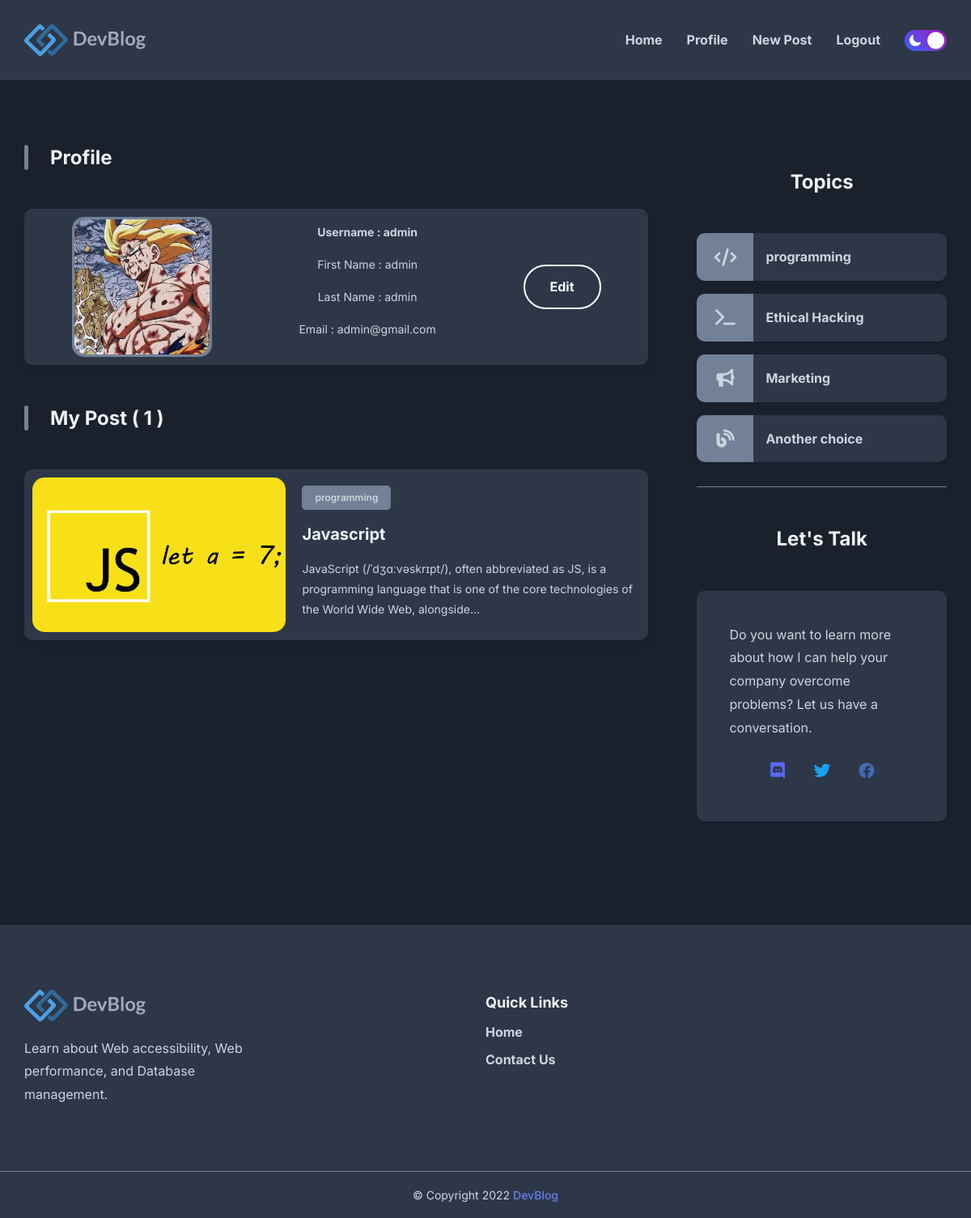
/profile/ (signed in), run on the app's committed database.
### user/models.py (models this page shows, shortened)
class Profile(models.Model):
    image = models.ImageField(default='default.jpg', upload_to='profile_pics')
    user = models.OneToOneField(User, on_delete=models.CASCADE)

### blog/models.py (models this page shows, shortened)
class Post(models.Model):
    title = models.CharField(max_length=100)
    title1 = models.CharField(max_length=100, null=True)
    title2 = models.CharField(max_length=100, null=True)
    content = models.TextField()
    content2 = models.TextField(null=True)
    post_date = models.DateTimeField(default=timezone.now)
    post_update = models.DateTimeField(auto_now=True)
    author = models.ForeignKey(User, on_delete=models.CASCADE)
    categry = models.CharField(max_length=50 ,null=True, choices=STATUS_CHOICES, default='Another')
    image = models.ImageField(default='default_post.png', upload_to='post_pics')
    image2 = models.ImageField(default='', null=True, upload_to='post_pics2')
    class Meta:
        ordering = ('-post_date', )

### user/views.py (the view)
# urls.py: path('profile/', views.profile, name='profile'),
@login_required(login_url='login')
def profile(request):
    posts = Post.objects.filter(author=request.user)
    post_list = Post.objects.filter(author=request.user)
    paginator = Paginator(posts, 5)
    page = request.GET.get('page')
    try:
        posts = paginator.page(page)
    except PageNotAnInteger:
        posts = paginator.page(1)
    except EmptyPage:
        posts = paginator.page(paginator.num_pages)
    return render(request,'user/profile.html',{
        'title' : 'Profile',
        'posts' : posts,
        'post_list' : post_list,
        'page' : page,
    })

### user/templates/user/profile.html (shortened to what this page needs)
{% extends 'blog/base.html' %}
{% load static %}
{% block content %}
<body class="dark-theme">
    {% include 'blog/header.html' %}
    <main>
        <div class="main">
            <div class="container">
                <div class="blog">
                    <h2 class="h2">Profile</h2>
                    <div class="blog-card-group">
                        <div class="blog-card2">
                            <div class="blog-content-wrapper">
                                <div class="wrapper-flex1">
                                    <div class="profile-wrapper2">
                                        <img src="{{user.profile.image.url}}" alt="image user" width="50">
                                    </div>
                                    <div class="wrapper1">
                                        <span class="h4">Username : {{user.username}}</span>
                                        <p class="text-sm">
                                            <span style="color:var(--foreground-secondary);">First Name :
                                                {{user.first_name}}</span>
                                        </p>
                                        <p class="text-sm">
                                            <span style="color:var(--foreground-secondary);">Last Name :
                                                {{user.last_name}}</span>
                                        </p>
                                        <p class="blog-text">
                                            Email : {{user.email}}
                                        </p>
                                    </div>
                                    <div>
                                        <button class="edit"><a href="{% url 'profile_update' %}">Edit</a></button>
                                    </div>
                                </div>
                            </div>
                        </div>
                        <div class="blog">
                            <h2 class="h2">My Post ( {{post_list.count}} )</h2>
                            {% for post in posts %}
                            <div class="blog-card-group">
                                <div class="blog-card">
                                    <div class="blog-card-banner">
                                        <img src="{{post.image.url}}"
                                            alt="Building microservices with Dropwizard, MongoDB & Docker" width="250"
                                            class="blog-banner-img">
                                    </div>
                                    <div class="blog-content-wrapper">
                                        <span class="blog-topic text-tiny">{{post.categry}}</span>
                                        <h3>
                                            <a href="{% url 'detaile' post.id %}" class="h3">
                                                {{post.title}}
                                            </a>
                                        </h3>
                                        <p class="blog-text">
                                            {% if post.content|length > 100 %}
                                            {{post.content|slice:'150'}}...
                                            {% else %}
                                            {{post.content}}
                                            {% endif %}
                                        </p>
                                    </div>
                                </div>
                            </div>
                            {% endfor %}
                        </div>
                    </div>
                </div>
                {% include 'blog/component.html' %}
            </div>
        </div>
    </main>
    {% include 'blog/footer.html' %}
</body>
</html>
{% endblock content %}

### data on the page
Post: image (picture), categry "programming", title "Javascript", content "JavaScript (/ˈdʒɑːvəskrɪpt/), often abbreviated as JS, is a programming language that is one of the core technologies of the World Wide Web, alongside"

### other printed values
{{ user.username }} "admin"
{{ user.first_name }} "admin"
{{ user.last_name }} "admin"
{{ user.email }} "admin@gmail.com"
{{ post_list.count }} "1"
